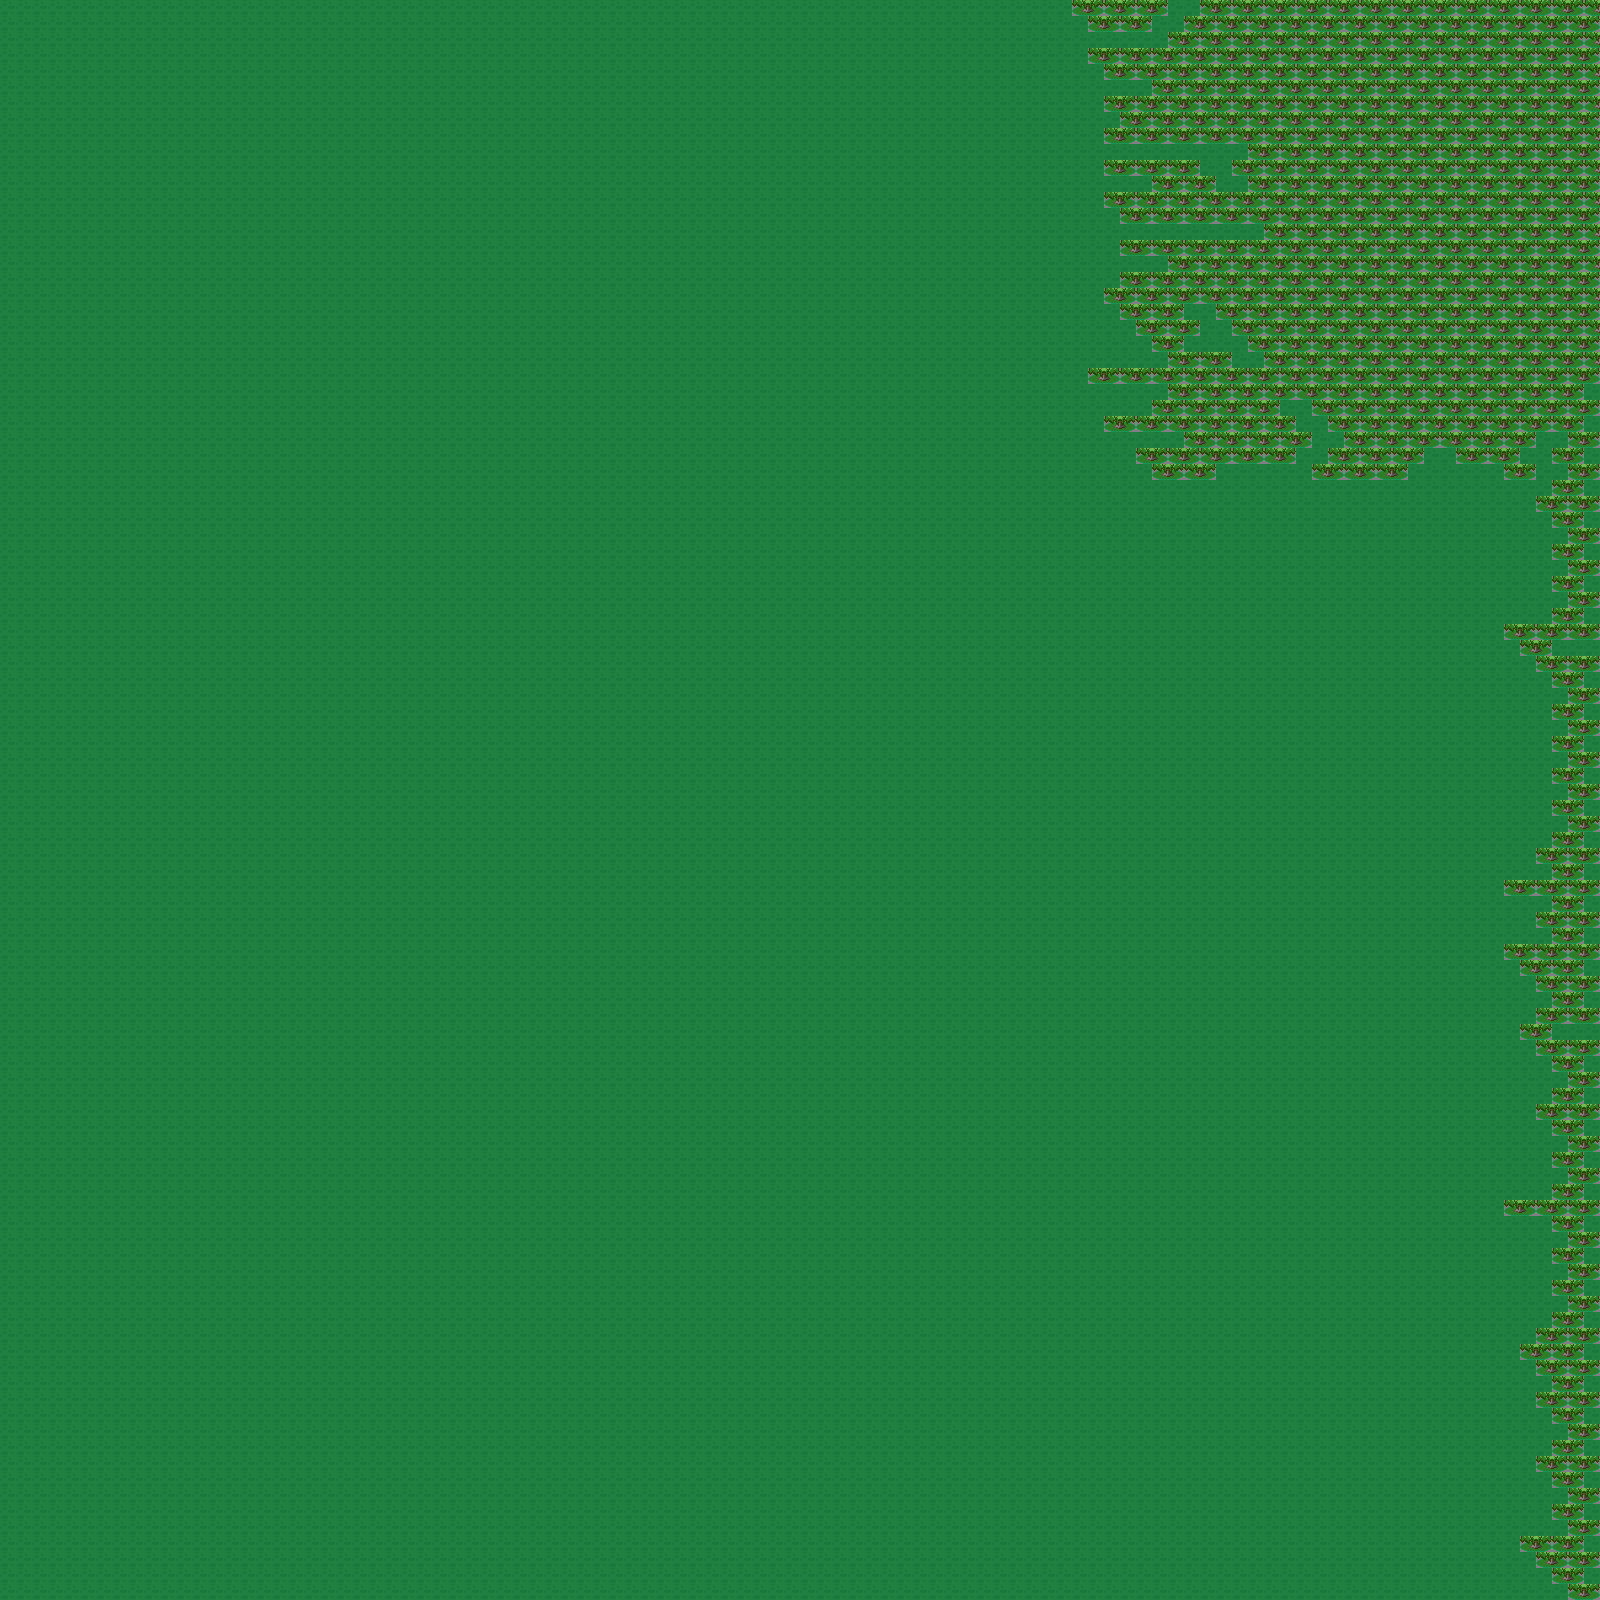

This is a level from a 2D game, rendered from its Tiled map with the project's own tilesets. A one-line summary and the map file follow, with tile-layer data summarised:
An orthogonal 100x100 tile map with 16x16 px tiles, 4 tile layers (terrain, background, foreground, events).

<map version="1.0" orientation="orthogonal" renderorder="right-down" width="100" height="100" tilewidth="16" tileheight="16" nextobjectid="1">
 <tileset firstgid="1" name="tileset" tilewidth="16" tileheight="16">
  <image source="../../tileset.png" width="1744" height="848" />
 </tileset>
 <layer name="terrain" width="100" height="100">
  <data>[10000 cells, 10000 non-empty, 1 distinct tile ids]</data>
 </layer>
 <layer name="background" width="100" height="100">
  <data>[10000 cells, 1010 non-empty, 2 distinct tile ids]</data>
 </layer>
 <layer name="foreground" width="100" height="100">
  <data>[10000 cells, 0 non-empty, 0 distinct tile ids]</data>
 </layer>
 <objectgroup name="collisionobjects" />
 <layer name="events" width="100" height="100">
  <data>[10000 cells, 0 non-empty, 0 distinct tile ids]</data>
 </layer>
</map>